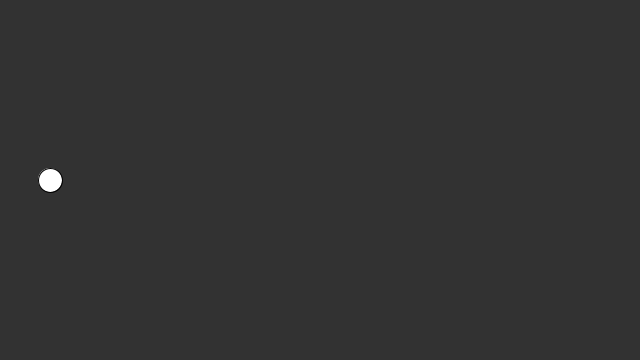
Frame 1 (no input)
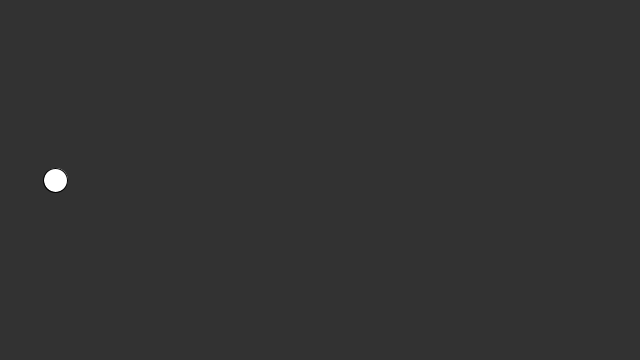
Frame 60 (the mouse pressed at the canvas centre just before this capture)
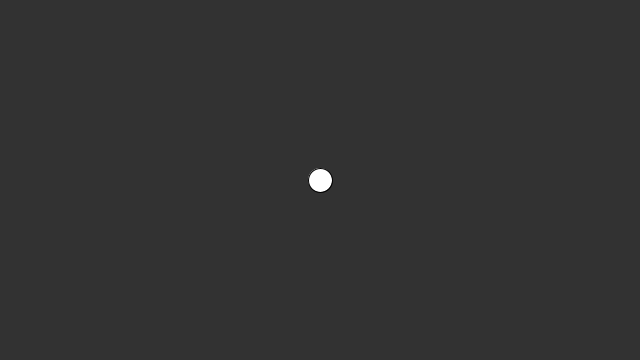
Frame 120 (the mouse held since frame 60 and released just before this capture)

The Processing sketch that drew these frames (run headless with seeded random() and noise(); from frame 60 on, the mouse is pressed at the canvas centre):

// Processing sketch: Processing_Tutorial_Incrementing_a_Variable_4_2
// ── Processing_Tutorial_Incrementing_a_Variable_4_2.pde
// 4.2: Incrementing a Variable

float circleX;
float circleY;

void setup () {
  size(640, 360);
  circleX = 50;
  circleY = 180;
}

void draw (){

  background(50);
  fill(255);
  ellipse(circleX, circleY, 24, 24);
  if (mousePressed) {
    circleX = mouseX;
    circleY = mouseY;
  }
  
  circleX = circleX + 0.1;  
}
